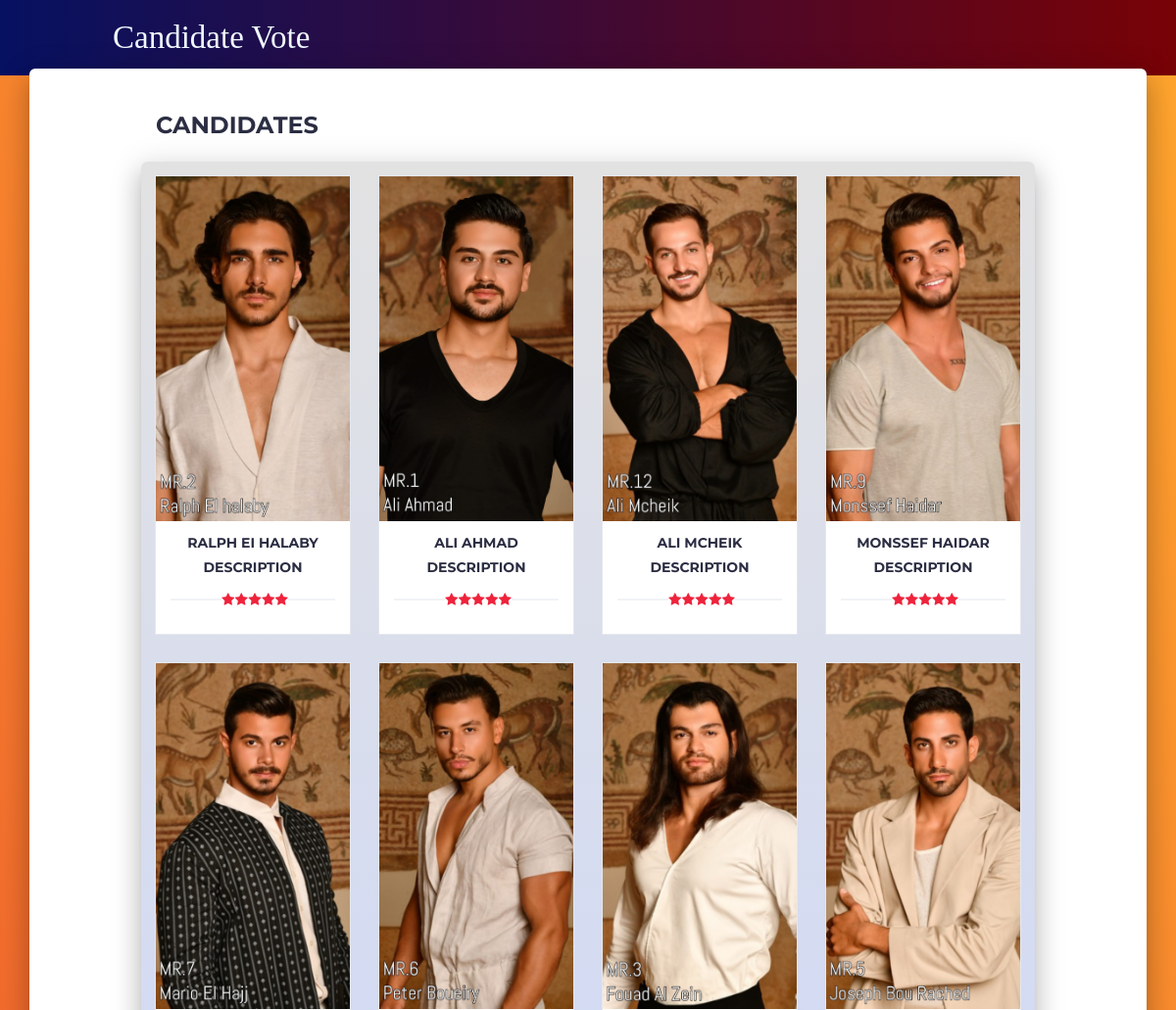
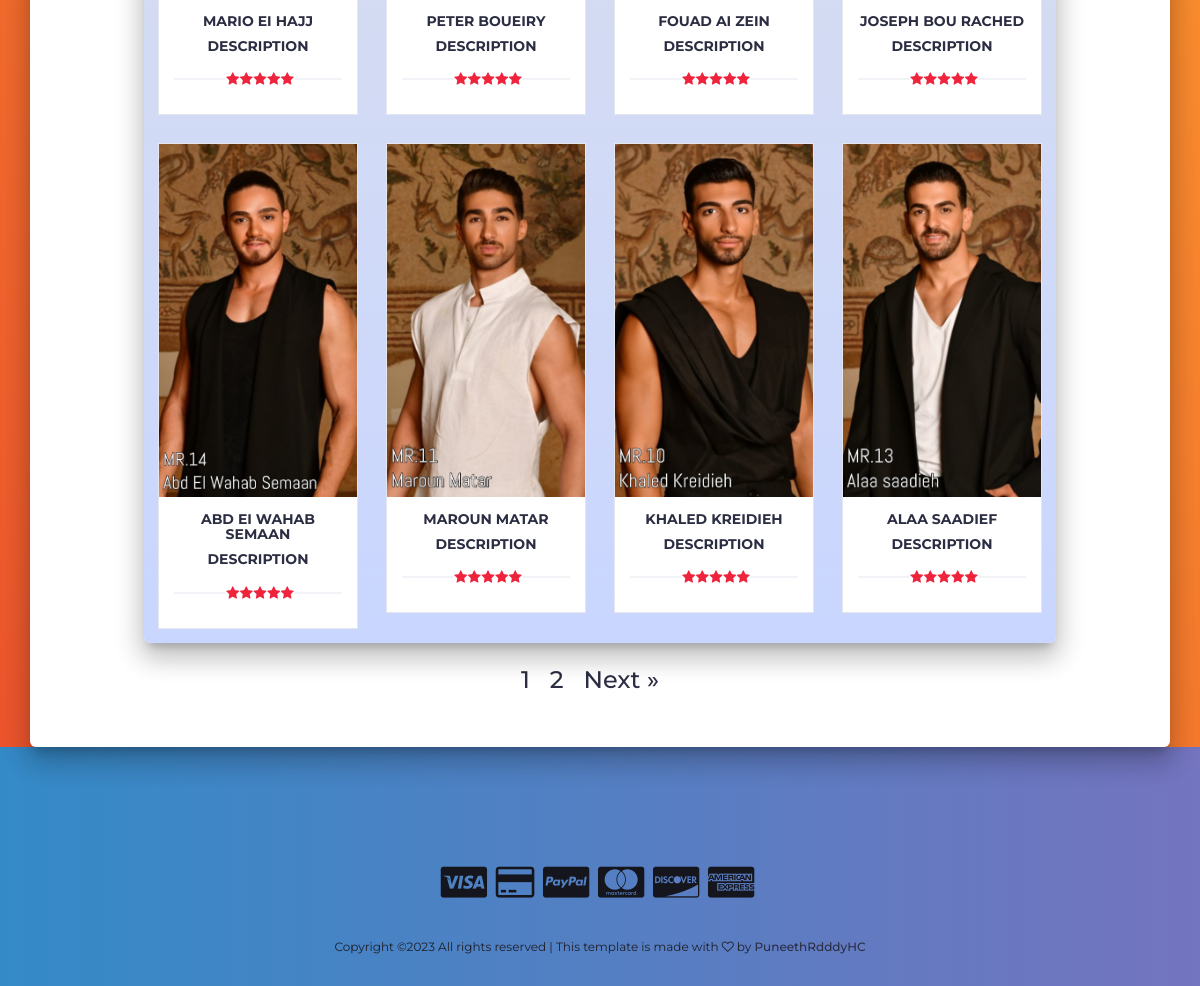
The page / on the database its author committed (2 pictures, top to bottom).
### tables this page shows
CREATE TABLE `photos` (
  `photo_id` int(100) NOT NULL,
  `voting_amount` int(100) NOT NULL,
  `description` text NOT NULL,
  `candidate_name` char(255) NOT NULL,
  `voting_count` int(100) NOT NULL,
  `photo` char(255) NOT NULL,
  `product_id` char(255) NOT NULL,
  `price_id` char(255) NOT NULL
);

### index.php (called while the page is built)
<?php
include "header.php";
include "body.php";
include "footer.php";
?>

### body.php (the view, shortened to what this page needs)
<div class="main main-raised">
    <div class="section">
        <div class="container" style="width:80%">
            <div class="row" style="display: flex; flex-direction: column; justify-content: center;">
                <div class="col-md-12">
                    <div class="section-title">
                        <h3 class="title">Candidates</h3>
                    </div>
                </div>
                <div class="col-md-12 mainn mainn-raised">
                    <div class="row">
                        <?php
                            include 'db.php';
                            $itemsPerPage = 12;
                            $currentPage = isset($_GET['page']) ? $_GET['page'] : 1;
                            $offset = ($currentPage - 1) * $itemsPerPage;
                            $photo_query = "SELECT * FROM photos LIMIT $offset, $itemsPerPage";
                            $run_query = mysqli_query($con, $photo_query);
                            if (mysqli_num_rows($run_query) > 0) {
                                while ($row = mysqli_fetch_array($run_query)) {
                                    $pro_detail = $row['description'];
                                    $pro_title = $row['candidate_name'];
                                    $pro_image = $row['photo'];
                                    $price_id = $row['price_id'];
                                    echo "
                                        <div class='col-md-3'>
                                            <div class='product'>
                                                <a href='checkout.php?price=$price_id&name=$pro_title' target='_blank'>
                                                    <div class='product-img'>
                                                        <img src='photo_images/$pro_image' style='max-height: 380px;' alt=''>
                                                    </div>
                                                </a>
                                                <div class='product-body'>
                                                    <h3 class='product-name header-cart-item-name'>$pro_title</h3>
                                                    <h5 class='product-name header-cart-item-name'>$pro_detail</h5>
                                                    <div class='product-rating'>
                                                        <i class='fa fa-star'></i>
                                                        <i class='fa fa-star'></i>
                                                        <i class='fa fa-star'></i>
                                                        <i class='fa fa-star'></i>
                                                        <i class='fa fa-star'></i>
                                                    </div>
                                                </div>
                                            </div>
                                        </div>
                                    ";
                                }
                            }
                    ?>
                    </div>
                </div>
                <?php
                    $totalItems = mysqli_num_rows(mysqli_query($con, "SELECT * FROM photos"));
                    $totalPages = ceil($totalItems / $itemsPerPage);
                    echo "<div class='pagination' style='justify-content: center; display: flex;align-items: stretch;'>";
                    for ($i = 1; $i <= $totalPages; $i++) {
                        echo "<a href='?page=" . $i . "'" . ($currentPage == $i ? " class='active'" : "") . " style=' font-size: x-large;
                        margin-right: 20px;'>" . $i . "</a>";
                    }
                    if ($currentPage < $totalPages) {
                        echo "<a href='?page=" . ($currentPage + 1) . "' style=' font-size: x-large;
                        margin-right: 20px;'>Next &raquo;</a>";
                    }
                    echo "</div>";
                ?>
            </div>
        </div>
    </div>
</div>

### header.php (shortened to what this page needs)
<!DOCTYPE html>
<html lang="en">
<head>
    <link type="text/css" rel="stylesheet" href="css/bootstrap.min.css" />
    <link type="text/css" rel="stylesheet" href="css/slick.css" />
    <link type="text/css" rel="stylesheet" href="css/slick-theme.css" />
    <link type="text/css" rel="stylesheet" href="css/nouislider.min.css" />
    <link rel="stylesheet" href="css/font-awesome.min.css">
    <link type="text/css" rel="stylesheet" href="css/style.css" />
    <link type="text/css" rel="stylesheet" href="css/accountbtn.css" />
</head>
<body>
    <header>
        <div id="header">
            <div class="container" style="width:100%;">
                <div class="row">
                    <div class="col-md-3" style="margin-left:100px;">
                        <div class="header-logo">
                            <a href="#" class="logo ">
                                <font style="font-style:normal; font-size: 33px;color: aliceblue;font-family: serif">
                                    Candidate Vote
                                </font>
                            </a>
                        </div>
                    </div>
                    <div class="col-md-6">
                    </div>
                </div>
            </div>
        </div>
    </header>

### footer.php (shortened to what this page needs)
<footer id="footer">
    <div class="section">
        <div class="container">
            <div class="row">
                <div class="col-md-3 col-xs-6">
                </div>
                <div class="col-md-6 text-center" style="margin-top:80px;">
                    <ul class="footer-payments">
                        <li><a href="#"><i class="fa fa-cc-visa"></i></a></li>
                        <li><a href="#"><i class="fa fa-credit-card"></i></a></li>
                        <li><a href="#"><i class="fa fa-cc-paypal"></i></a></li>
                        <li><a href="#"><i class="fa fa-cc-mastercard"></i></a></li>
                        <li><a href="#"><i class="fa fa-cc-discover"></i></a></li>
                        <li><a href="#"><i class="fa fa-cc-amex"></i></a></li>
                    </ul>
                    <span class="copyright">
                        Copyright &copy; All rights reserved | This template is made with <i class="fa fa-heart-o"
                            aria-hidden="true"></i> by <a href="#" target="_blank">PuneethRdddyHC</a>
                    </span>
                </div>
                <div class="col-md-3 col-xs-6">
                </div>
            </div>
        </div>
    </div>
</footer>

### css/style.css (style rules this page uses)
body { font-family: 'Montserrat', sans-serif; font-weight: 400; background-image: linear-gradient(-134deg, #FFA62E 0%, #FB962E 20%, #F8852E 40%, #F3742D 60%, #EF612D 80%, #EA4D2C 100%); }
h1, h2, h3, h4, h5, h6 { color: #2B2D42; font-weight: 700; margin: 0 0 10px; }
a { color: #2B2D42; font-weight: 500; -webkit-transition: 0.2s color; transition: 0.2s color; }
ul, ol { margin: 0; padding: 0; list-style: none }
.section { padding-top: 30px; padding-bottom: 30px; }
.section-title { position: relative; margin-bottom: 30px; margin-top: 15px; }
.section-title .title { display: inline-block; text-transform: uppercase; margin: 0px; }
#header { padding-top: 15px; padding-bottom: 15px; background-image: linear-gradient(-135deg, #FF6CAB 0%, #F660BC 10%, #EC53CD 20%, #E045DE 30%, #D335EE 40%, #C323FF 50%, #B53AFF 60%, #A749FF 70%, #9854FF 80%, #865EFF 90%, #7366FF 100%); }
.header-logo { float: left; }
.product { position: relative; margin: 15px 0px; -webkit-box-shadow: 0px 0px 0px 0px #E4E7ED, 0px 0px 0px 1px #E4E7ED; box-shadow: 0px 0px 0px 0px #E4E7ED, 0px 0px 0px 1px #E4E7ED; -webkit-transition: 0.2s all; transition: 0.2s all; }
.product .product-img { position: relative; }
.product .product-img>img { width: 100%; }
.product .product-body { position: relative; padding: 15px; background-color: #FFF; text-align: center; z-index: 20; }
.product .product-body .product-name { text-transform: uppercase; font-size: 14px; }
.product .product-body .product-rating { position: relative; margin: 15px 0px 10px; height: 20px; }
.product .product-body .product-rating>i { position: relative; width: 14px; margin-right: -4px; background: #FFF; color: #E4E7ED; z-index: 10; }
.product .product-body .product-rating>i.fa-star { color: #ef233c; }
.product .product-body .product-rating:after { content: ""; position: absolute; top: 50%; left: 0; right: 0; -webkit-transform: translateY(-50%); -ms-transform: translateY(-50%); transform: translateY(-50%); height: 1px; background-color: #E4E7ED; }
#footer { background: #15161D; color: #B9BABC; }
.copyright { margin-top: 30px; display: block; font-size: 12px; }
.footer-payments li { display: inline-block; margin-right: 5px; }
.footer-payments li a { color: #15161D; font-size: 36px; display: block; }
.main-raised { margin: -7px 30px 0px; border-radius: 6px; box-shadow: 0 16px 24px 2px rgba(0, 0, 0, 0.14), 0 6px 30px 5px rgba(0, 0, 0, 0.12), 0 8px 10px -5px rgba(0, 0, 0, 0.2); }
.main { background: #fff; position: relative; z-index: 3; }
.mainn-raised { margin: px 0px 0px; border-radius: 6px; box-shadow: 0 16px 24px 2px rgba(0, 0, 0, 0.14), 0 6px 30px 5px rgba(0, 0, 0, 0.12), 0 8px 10px -5px rgba(0, 0, 0, 0.2); }
.mainn { background: #C9D6FF; background: -webkit-linear-gradient(to bottom, #E2E2E2, #C9D6FF); background: linear-gradient(to bottom, #E2E2E2, #C9D6FF); position: relative; z-index: 3; }

### header.php (style rules this page uses)
#header { background: #780206; background: -webkit-linear-gradient(to right, #061161, #780206); background: linear-gradient(to right, #061161, #780206); }
#footer { background: #7474BF; background: -webkit-linear-gradient(to right, #348AC7, #7474BF); background: linear-gradient(to right, #348AC7, #7474BF); color: #1E1F29; }
.mainn-raised { margin: -7px 0px 0px; border-radius: 6px; box-shadow: 0 16px 24px 2px rgba(0, 0, 0, 0.14), 0 6px 30px 5px rgba(0, 0, 0, 0.12), 0 8px 10px -5px rgba(0, 0, 0, 0.2); }

### rows shown on the page
photos: photo (picture), candidate_name "RALPH EI HALABY", description "DESCRIPTION"
photos: photo (picture), candidate_name "ALI AHMAD", description "DESCRIPTION"
photos: photo (picture), candidate_name "ALI MCHEIK", description "DESCRIPTION"
photos: photo (picture), candidate_name "MONSSEF HAIDAR", description "DESCRIPTION"
photos: photo (picture), candidate_name "MARIO EI HAJJ", description "DESCRIPTION"
photos: photo (picture), candidate_name "PETER BOUEIRY", description "DESCRIPTION"
photos: photo (picture), candidate_name "FOUAD AI ZEIN", description "DESCRIPTION"
photos: photo (picture), candidate_name "JOSEPH BOU RACHED", description "DESCRIPTION"
photos: photo (picture), candidate_name "ABD EI WAHAB SEMAAN", description "DESCRIPTION"
photos: photo (picture), candidate_name "MAROUN MATAR", description "DESCRIPTION"
photos: photo (picture), candidate_name "KHALED KREIDIEH", description "DESCRIPTION"
photos: photo (picture), candidate_name "ALAA SAADIEF", description "DESCRIPTION"
